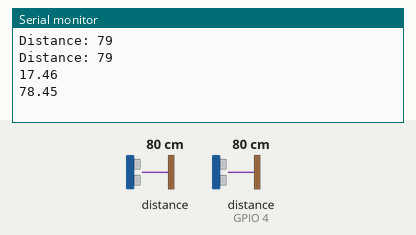
Simulated run of this sketch. Board: ESP8266 (NodeMCU). On the bench: the last lines printed to the serial monitor. Wiring (inferred from the names in the program): 2 × ultrasonic range finder: trigger GPIO 2, echo GPIO 0 / trigger GPIO 5, echo GPIO 4. Inputs (shaded band) come from the test bench; at power-on: distance to the obstacle 80 cm, distance to the obstacle (sensor on GPIO 4) 80 cm. The echo pulse lasts 58.3 µs per cm; WiFi joins after 1.5 s; servers stay silent unless stated.

Above: at 3.0 s.
3.1 s: distance to the obstacle (sensor 0) set to 2 cm
At 4.6 s:
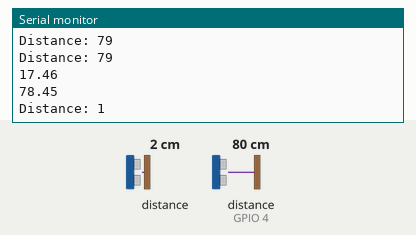
5.8 s: distance to the obstacle (sensor on GPIO 4) set to 4 cm
At 7.4 s:
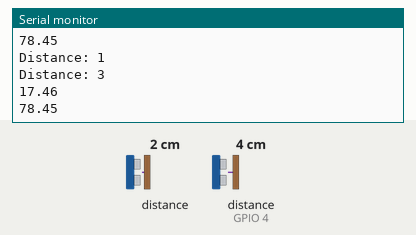
8.5 s: distance to the obstacle (sensor 0) set to 9 cm
At 10.6 s:
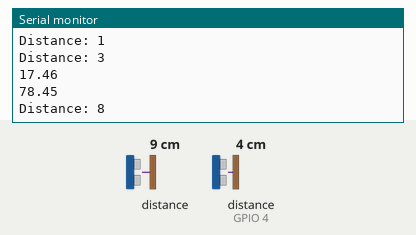
11.2 s: distance to the obstacle (sensor on GPIO 4) set to 18 cm
At 13.5 s:
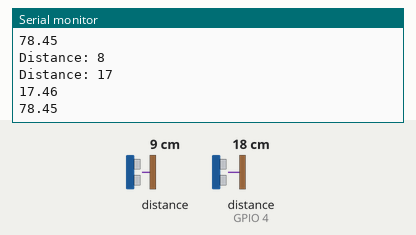
Timing chart, 0 to 14.9 s (numbered marks = the images above; inputs shaded):
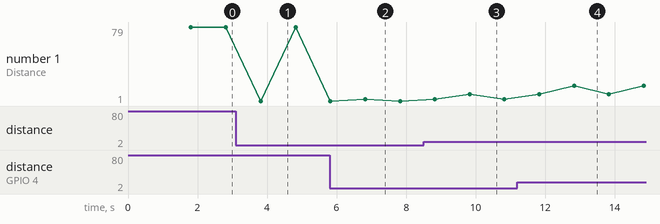

Measured:
- after the input at 3.1 s, the serial monitor: prints a new line after 0.72 s (image 1)
- after the input at 5.8 s, the serial monitor: prints a new line after 1.0 s (image 2)
- after the input at 8.5 s, the serial monitor: prints a new line after 1.3 s (image 3)
- after the input at 11.2 s, the serial monitor: prints a new line after 1.6 s (image 4)
- plotted number 1: 3 → 17 after the input at 11.2 s

The sketch:

sketch_mar12c.ino
```cpp
/*
* Ultrasonic Sensor HC-SR04 and Arduino Tutorial
*
* by Dejan Nedelkovski,
* www.HowToMechatronics.com
*
*/
#define BLYNK_PRINT Serial


#include <ESP8266WiFi.h>
#include <BlynkSimpleEsp8266.h>

// You should get Auth Token in the Blynk App.
// Go to the Project Settings (nut icon).
char auth[] = "a662fbb085fb428fb7453064856e8aff";

// Your WiFi credentials.
// Set password to "" for open networks.


char ssid[] = "Srujan";
char pass[] = "Sruj@n97";

//char ssid[] = "Quality Thought 605B";
//char pass[] = "roundtable";

double flat = (17.4570034);
double flon = (78.4477807);
// defines pins numbers
const int trigPin = 2;
const int echoPin = 0;
const int trigPin1 = 5;
const int echoPin1 = 4;
// defines variables
long duration;
int distance;
long duration1;
int distance1;
WidgetMap myMap(V1);
void setup() {

   Serial.begin(9600); // Starts the serial communication

  Blynk.begin(auth, ssid, pass);

pinMode(trigPin, OUTPUT); // Sets the trigPin as an Output
pinMode(echoPin, INPUT); // Sets the echoPin as an Input
pinMode(trigPin1, OUTPUT); // Sets the trigPin as an Output
pinMode(echoPin1, INPUT); // Sets the echoPin as an Input
pinMode(LED_BUILTIN, OUTPUT);


}
void loop() {
   Blynk.run();

// Clears the trigPin
digitalWrite(trigPin, LOW);
delayMicroseconds(2);
// Sets the trigPin on HIGH state for 10 micro seconds
digitalWrite(trigPin, HIGH);
delayMicroseconds(10);
digitalWrite(trigPin, LOW);
// Reads the echoPin, returns the sound wave travel time in microseconds
duration = pulseIn(echoPin, HIGH);
// Calculating the distance
distance= duration*0.034/2;

// Prints the distance on the Serial Monitor
Serial.print("Distance: ");
Serial.println(distance);
delay(1000);
///

digitalWrite(trigPin1, LOW);
delayMicroseconds(2);
// Sets the trigPin on HIGH state for 10 micro seconds
digitalWrite(trigPin1, HIGH);
delayMicroseconds(10);
digitalWrite(trigPin1, LOW);
// Reads the echoPin, returns the sound wave travel time in microseconds
duration1 = pulseIn(echoPin1, HIGH);
// Calculating the distance
distance1= duration1*0.034/2;

// Prints the distance on the Serial Monitor
Serial.print("Distance: ");
Serial.println(distance1);


 Blynk.virtualWrite(V5, constrain(distance,5,40));
  Blynk.virtualWrite(V6, constrain(distance1, 5, 40));


  myMap.clear();
  myMap.location(0, flat, flon, "Smart Bin");

Serial.println(flat);
Serial.println(flon);


delay(1000);
}
```
